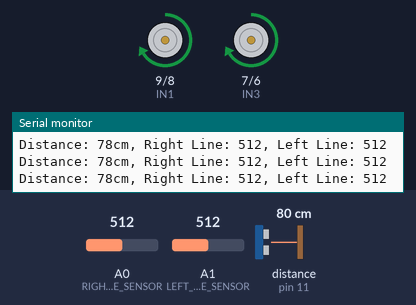
This sketch was run on a simulated Arduino Uno, built with avr-gcc and run on an emulated ATmega328P. On the bench: motor-driver pin pairs drawn as motors (green arrow = first pin HIGH = forward, orange = second pin HIGH = backward, longer = more drive, scaled by the enable pin), the last lines printed to the serial monitor. Wiring (inferred from the names in the program): ultrasonic range finder: trigger pin 12; echo pin 11. Inputs (shaded band) come from the test bench; at power-on: distance to the obstacle (sensor on pin 11) 80 cm, A0 (RIGHT_LINE_SENSOR) = 512, A1 (LEFT_LINE_SENSOR) = 512. The echo pulse lasts 58.3 µs per cm; random numbers use the default seed unless the sketch sets one.

Above: at 1.2 s.
1.3 s: distance to the obstacle (sensor on pin 11) set to 23 cm
4.3 s: distance to the obstacle (sensor on pin 11) set to 18 cm
At 6.0 s:
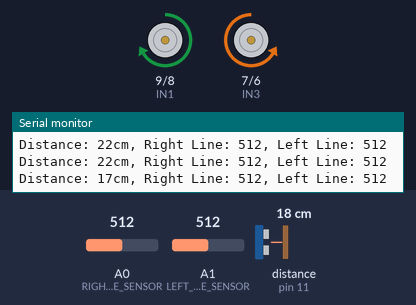
7.3 s: distance to the obstacle (sensor on pin 11) set to 35 cm
9.5 s: A0 (RIGHT_LINE_SENSOR) set to 482
At 10.0 s:
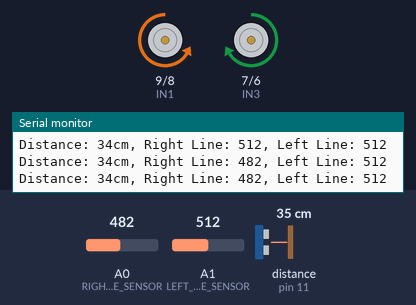
11.0 s: A0 (RIGHT_LINE_SENSOR) set to 510
At 12.0 s:
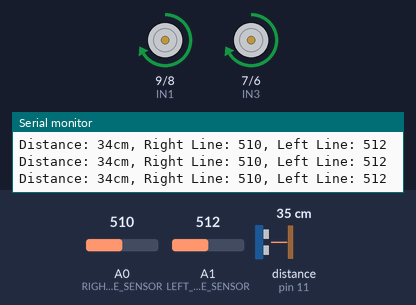
12.9 s: A1 (LEFT_LINE_SENSOR) set to 485
At 13.8 s:
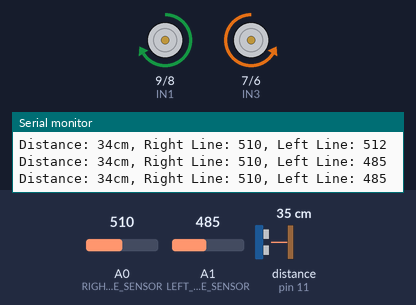
Timing chart, 0 to 15.9 s (numbered marks = the images above; inputs shaded):
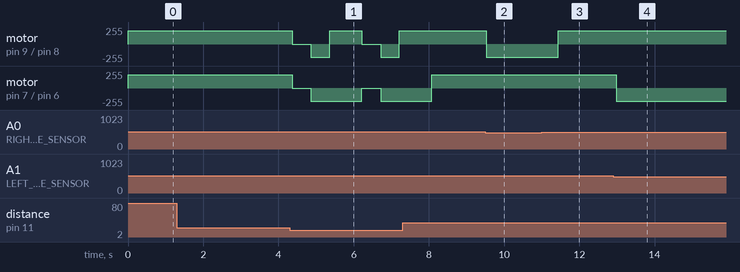

The sketch:

ObstacleAvoidingRobot.ino
```cpp
#define TRIG_PIN 12
#define ECHO_PIN 11
#define ENA 10
#define IN1 9
#define IN2 8
#define IN3 7
#define IN4 6
#define ENB 5
#define RIGHT_LINE_SENSOR A0
#define LEFT_LINE_SENSOR A1

// Constants for obstacle avoidance
const int OBSTACLE_DISTANCE = 20; // Distance in cm
const int TURN_DELAY = 750;      // Delay for turning
const int MOTOR_SPEED = 200;     // Motor speed (0-255)

void setup() {
  // Initialize Serial Monitor
  Serial.begin(9600);

  // Configure ultrasonic sensor pins
  pinMode(TRIG_PIN, OUTPUT);
  pinMode(ECHO_PIN, INPUT);

  // Configure motor driver pins
  pinMode(ENA, OUTPUT);
  pinMode(ENB, OUTPUT);
  pinMode(IN1, OUTPUT);
  pinMode(IN2, OUTPUT);
  pinMode(IN3, OUTPUT);
  pinMode(IN4, OUTPUT);

  // Configure line sensor pins
  pinMode(RIGHT_LINE_SENSOR, INPUT);
  pinMode(LEFT_LINE_SENSOR, INPUT);
}

// Function to measure distance using ultrasonic sensor
int getDistance() {
  digitalWrite(TRIG_PIN, LOW);
  delayMicroseconds(2);
  digitalWrite(TRIG_PIN, HIGH);
  delayMicroseconds(10);
  digitalWrite(TRIG_PIN, LOW);

  long duration = pulseIn(ECHO_PIN, HIGH);
  return duration * 0.034 / 2; // Convert to centimeters
}

// Motor control functions
void moveForward() {
  analogWrite(ENA, MOTOR_SPEED);
  analogWrite(ENB, MOTOR_SPEED);
  digitalWrite(IN1, HIGH);
  digitalWrite(IN2, LOW);
  digitalWrite(IN3, HIGH);
  digitalWrite(IN4, LOW);
}

void moveBackward() {
  analogWrite(ENA, MOTOR_SPEED);
  analogWrite(ENB, MOTOR_SPEED);
  digitalWrite(IN1, LOW);
  digitalWrite(IN2, HIGH);
  digitalWrite(IN3, LOW);
  digitalWrite(IN4, HIGH);
}

void turnRight() {
  analogWrite(ENA, MOTOR_SPEED);
  analogWrite(ENB, MOTOR_SPEED);
  digitalWrite(IN1, HIGH);
  digitalWrite(IN2, LOW);
  digitalWrite(IN3, LOW);
  digitalWrite(IN4, HIGH);
}

void turnLeft() {
  analogWrite(ENA, MOTOR_SPEED);
  analogWrite(ENB, MOTOR_SPEED);
  digitalWrite(IN1, LOW);
  digitalWrite(IN2, HIGH);
  digitalWrite(IN3, HIGH);
  digitalWrite(IN4, LOW);
}

void stopMotors() {
  digitalWrite(IN1, LOW);
  digitalWrite(IN2, LOW);
  digitalWrite(IN3, LOW);
  digitalWrite(IN4, LOW);
}

void loop() {
  int distance = getDistance();
  int rightLineSensor = analogRead(RIGHT_LINE_SENSOR);
  int leftLineSensor = analogRead(LEFT_LINE_SENSOR);

  // Print sensor values for debugging
  Serial.print("Distance: ");
  Serial.print(distance);
  Serial.print("cm, Right Line: ");
  Serial.print(rightLineSensor);
  Serial.print(", Left Line: ");
  Serial.println(leftLineSensor);

  // Check for obstacles
  if (distance < OBSTACLE_DISTANCE) {
    stopMotors();
    delay(500);
    moveBackward();
    delay(500);

    // Random turn direction when obstacle detected
    if (random(2) == 0) {
      turnLeft();
    } else {
      turnRight();
    }
    delay(TURN_DELAY);
  }
  // Check line sensors (adjust threshold value based on your sensors)
  else if (rightLineSensor < 500 || leftLineSensor < 500) {
    if (rightLineSensor < leftLineSensor) {
      turnLeft();
      delay(TURN_DELAY/2);
    } else {
      turnRight();
      delay(TURN_DELAY/2);
    }
  }
  else {
    moveForward();
  }

  delay(100); // Small delay to prevent sensor reading overflow
}
```

Measured:
- the behaviour switches between 21 and 20 cm on distance to the obstacle (sensor on pin 11) (found by bisection; images 0 and 1)
- the behaviour switches between 500 and 499 on A0 (RIGHT_LINE_SENSOR) (found by bisection; images 1 and 2)
- the behaviour switches between 500 and 499 on A1 (LEFT_LINE_SENSOR) (found by bisection; images 3 and 4)
- after the input at 4.3 s, motor on pin 9 (IN1) / pin 8 (IN2): forward 200/255 → stopped after 0.07 s, → backward 200/255 0.50 s later, → forward 200/255 0.50 s later, → stopped 0.85 s later, … (6 changes in this stretch); motor on pin 7 (IN3) / pin 6 (IN4): alternates backward 200/255 for 1.4 s and stopped for 0.50 s, starting after 0.07 s
- after the input at 9.5 s, motor on pin 9 (IN1) / pin 8 (IN2): forward 200/255 → backward 200/255 at once
- after the input at 11.0 s, motor on pin 9 (IN1) / pin 8 (IN2): backward 200/255 → forward 200/255 after 0.43 s
- after the input at 12.9 s, motor on pin 7 (IN3) / pin 6 (IN4): forward 200/255 → backward 200/255 after 0.09 s
